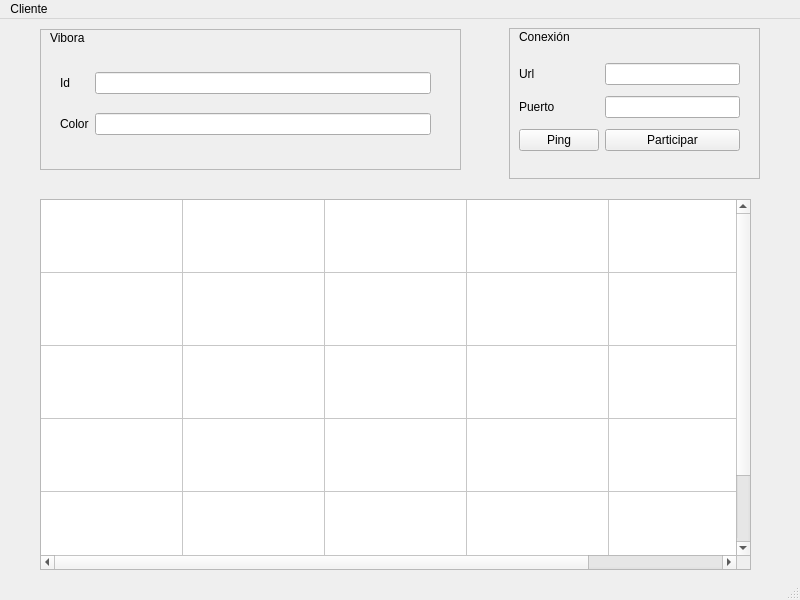
<?xml version="1.0" encoding="UTF-8"?>
<ui version="4.0">
 <class>MainWindow</class>
 <widget class="QMainWindow" name="MainWindow">
  <property name="geometry">
   <rect>
    <x>0</x>
    <y>0</y>
    <width>800</width>
    <height>600</height>
   </rect>
  </property>
  <property name="windowTitle">
   <string>MainWindow</string>
  </property>
  <widget class="QWidget" name="centralwidget">
   <widget class="QWidget" name="gridLayoutWidget">
    <property name="geometry">
     <rect>
      <x>40</x>
      <y>10</y>
      <width>421</width>
      <height>141</height>
     </rect>
    </property>
    <layout class="QGridLayout" name="gridLayout">
     <item row="0" column="0">
      <widget class="QFrame" name="frame">
       <property name="frameShape">
        <enum>QFrame::StyledPanel</enum>
       </property>
       <property name="frameShadow">
        <enum>QFrame::Raised</enum>
       </property>
       <widget class="QLabel" name="label">
        <property name="geometry">
         <rect>
          <x>10</x>
          <y>0</y>
          <width>56</width>
          <height>17</height>
         </rect>
        </property>
        <property name="text">
         <string>Vibora</string>
        </property>
       </widget>
       <widget class="QWidget" name="gridLayoutWidget_2">
        <property name="geometry">
         <rect>
          <x>20</x>
          <y>30</y>
          <width>371</width>
          <height>91</height>
         </rect>
        </property>
        <layout class="QGridLayout" name="gridLayout_2">
         <item row="1" column="0">
          <widget class="QLabel" name="label_2">
           <property name="text">
            <string>Color</string>
           </property>
          </widget>
         </item>
         <item row="0" column="0">
          <widget class="QLabel" name="label_3">
           <property name="text">
            <string>Id</string>
           </property>
          </widget>
         </item>
         <item row="0" column="1">
          <widget class="QLineEdit" name="lineEdit"/>
         </item>
         <item row="1" column="1">
          <widget class="QLineEdit" name="lineEdit_2"/>
         </item>
        </layout>
       </widget>
      </widget>
     </item>
    </layout>
   </widget>
   <widget class="QWidget" name="gridLayoutWidget_3">
    <property name="geometry">
     <rect>
      <x>509</x>
      <y>9</y>
      <width>251</width>
      <height>151</height>
     </rect>
    </property>
    <layout class="QGridLayout" name="gridLayout_3">
     <item row="0" column="0">
      <widget class="QFrame" name="frame_2">
       <property name="frameShape">
        <enum>QFrame::StyledPanel</enum>
       </property>
       <property name="frameShadow">
        <enum>QFrame::Raised</enum>
       </property>
       <widget class="QLabel" name="label_4">
        <property name="geometry">
         <rect>
          <x>10</x>
          <y>0</y>
          <width>56</width>
          <height>17</height>
         </rect>
        </property>
        <property name="text">
         <string>Conexión</string>
        </property>
       </widget>
       <widget class="QWidget" name="gridLayoutWidget_4">
        <property name="geometry">
         <rect>
          <x>10</x>
          <y>30</y>
          <width>221</width>
          <height>101</height>
         </rect>
        </property>
        <layout class="QGridLayout" name="gridLayout_4">
         <item row="0" column="0">
          <widget class="QLabel" name="label_5">
           <property name="text">
            <string>Url</string>
           </property>
          </widget>
         </item>
         <item row="2" column="0">
          <widget class="QPushButton" name="pushButton">
           <property name="text">
            <string>Ping</string>
           </property>
          </widget>
         </item>
         <item row="1" column="0">
          <widget class="QLabel" name="label_6">
           <property name="text">
            <string>Puerto</string>
           </property>
          </widget>
         </item>
         <item row="2" column="1">
          <widget class="QPushButton" name="pushButton_2">
           <property name="text">
            <string>Participar</string>
           </property>
          </widget>
         </item>
         <item row="0" column="1">
          <widget class="QLineEdit" name="lineEdit_3"/>
         </item>
         <item row="1" column="1">
          <widget class="QLineEdit" name="lineEdit_4"/>
         </item>
        </layout>
       </widget>
      </widget>
     </item>
    </layout>
   </widget>
   <widget class="QWidget" name="gridLayoutWidget_5">
    <property name="geometry">
     <rect>
      <x>40</x>
      <y>180</y>
      <width>711</width>
      <height>371</height>
     </rect>
    </property>
    <layout class="QGridLayout" name="gridLayout_5">
     <item row="0" column="0">
      <widget class="QTableWidget" name="tableWidget">
       <property name="rowCount">
        <number>5</number>
       </property>
       <property name="columnCount">
        <number>5</number>
       </property>
       <attribute name="horizontalHeaderVisible">
        <bool>false</bool>
       </attribute>
       <attribute name="horizontalHeaderDefaultSectionSize">
        <number>142</number>
       </attribute>
       <attribute name="horizontalHeaderHighlightSections">
        <bool>false</bool>
       </attribute>
       <attribute name="horizontalHeaderMinimumSectionSize">
        <number>1</number>
       </attribute>
       <attribute name="horizontalHeaderStretchLastSection">
        <bool>true</bool>
       </attribute>
       <attribute name="verticalHeaderVisible">
        <bool>false</bool>
       </attribute>
       <attribute name="verticalHeaderCascadingSectionResizes">
        <bool>false</bool>
       </attribute>
       <attribute name="verticalHeaderDefaultSectionSize">
        <number>73</number>
       </attribute>
       <attribute name="verticalHeaderMinimumSectionSize">
        <number>1</number>
       </attribute>
       <attribute name="verticalHeaderShowSortIndicator" stdset="0">
        <bool>false</bool>
       </attribute>
       <attribute name="verticalHeaderStretchLastSection">
        <bool>true</bool>
       </attribute>
       <row>
        <property name="text">
         <string>New Row</string>
        </property>
       </row>
       <row>
        <property name="text">
         <string>New Row</string>
        </property>
       </row>
       <row>
        <property name="text">
         <string>New Row</string>
        </property>
       </row>
       <row>
        <property name="text">
         <string>New Row</string>
        </property>
       </row>
       <row/>
       <column>
        <property name="text">
         <string>New Column</string>
        </property>
       </column>
       <column>
        <property name="text">
         <string>New Column</string>
        </property>
       </column>
       <column>
        <property name="text">
         <string>New Column</string>
        </property>
       </column>
       <column>
        <property name="text">
         <string>New Column</string>
        </property>
       </column>
       <column/>
      </widget>
     </item>
    </layout>
   </widget>
  </widget>
  <widget class="QMenuBar" name="menubar">
   <property name="geometry">
    <rect>
     <x>0</x>
     <y>0</y>
     <width>800</width>
     <height>23</height>
    </rect>
   </property>
   <widget class="QMenu" name="menuCliente">
    <property name="title">
     <string>Cliente</string>
    </property>
   </widget>
   <addaction name="menuCliente"/>
  </widget>
  <widget class="QStatusBar" name="statusbar"/>
 </widget>
 <resources/>
 <connections/>
</ui>
